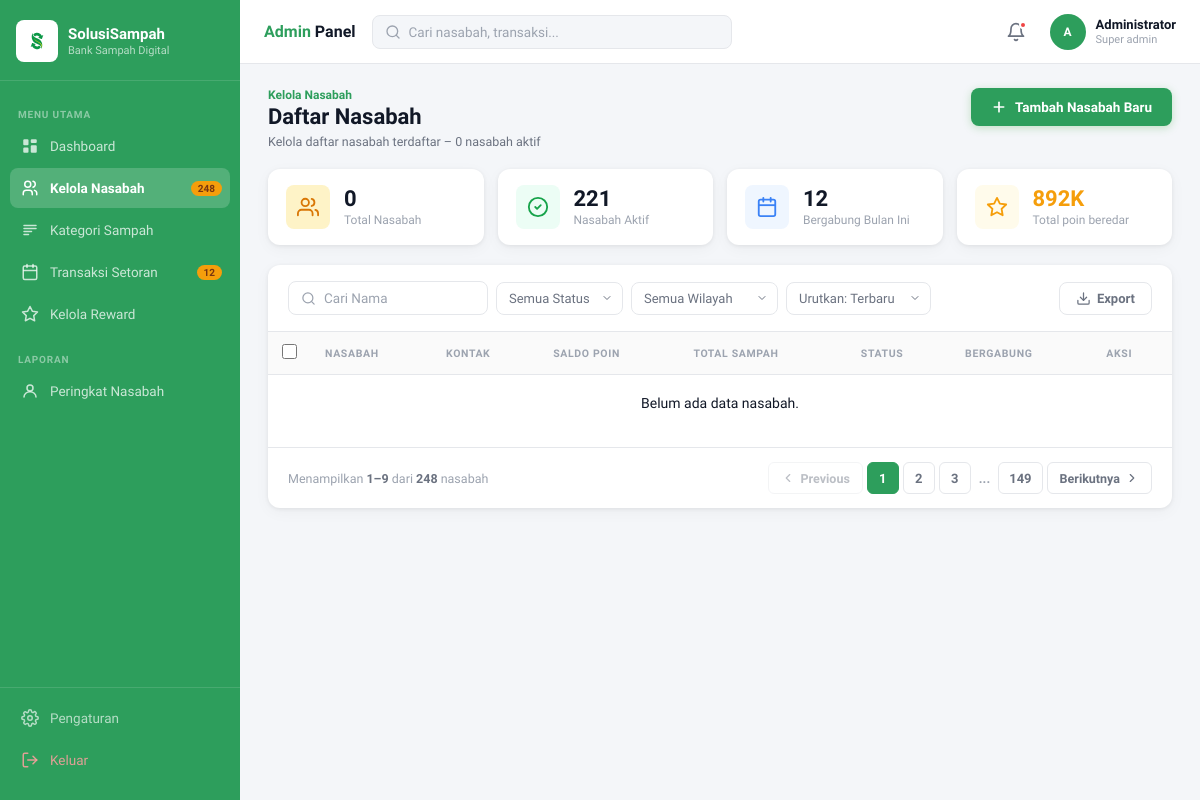
The page /admin/kelola_nasabah.php (signed in) on the database as committed earlier.
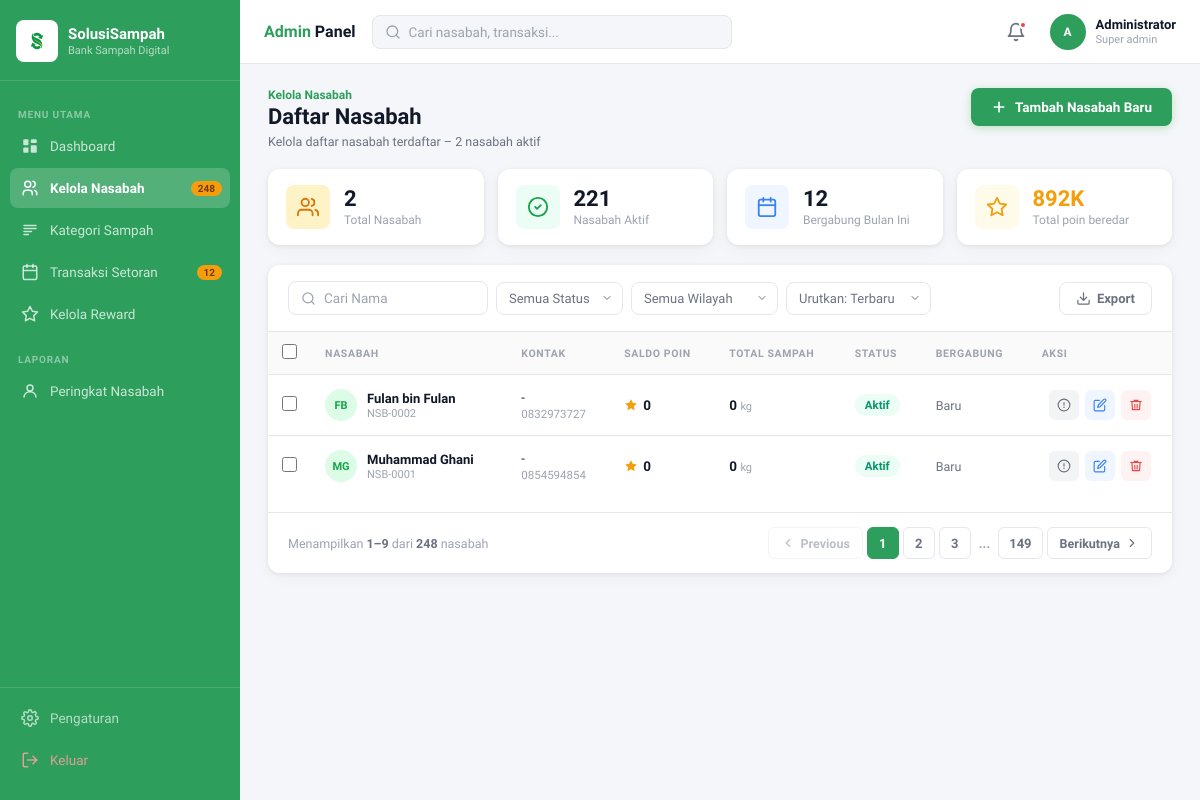
The same page on the database as committed later.
### tables this page shows
CREATE TABLE `nasabah` (
  `id_nasabah` int(11) NOT NULL,
  `id_account` int(11) NOT NULL,
  `nama_lengkap` varchar(100) DEFAULT NULL,
  `alamat` text DEFAULT NULL,
  `no_telp` varchar(15) DEFAULT NULL,
  `total_poin` int(11) DEFAULT 0
);

### admin/kelola_nasabah.php (the view, shortened to what the rows shown need)
<?php
include '../includes/config.php';
$query = "SELECT * FROM nasabah ORDER BY id_nasabah DESC";
$result = mysqli_query($conn, $query);
$total_nasabah = mysqli_num_rows($result);
?>
<!DOCTYPE html>
<html lang="id">
<head>
    <link rel="stylesheet" href="../css/dashboard_admin.css">
    <link rel="stylesheet" href="../css/kelola_nasabah.css">
</head>
<body>
<div class="app-wrapper">
    <?php $active_page = 'nasabah'; include '../includes/sidebar_admin.php'; ?>
    <div class="main-content">
        <div class="page-content">
            <div class="page-title-row">
                <div class="page-title-section">
                    <h1 class="page-title">Daftar Nasabah</h1>
                </div>
            </div>
            <div class="table-panel">
                <div class="table-wrapper">
                    <table class="data-table nasabah-table">
                        <thead>
                            <tr>
                                <th class="col-check">
                                    <input type="checkbox" class="cb-all">
                                </th>
                                <th>NASABAH</th>
                                <th>KONTAK</th>
                                <th>SALDO POIN</th>
                                <th>TOTAL SAMPAH</th>
                                <th>STATUS</th>
                                <th>BERGABUNG</th>
                                <th class="col-aksi">AKSI</th>
                            </tr>
                        </thead>
                        <tbody>
                            <?php
                            if ($total_nasabah > 0):
                                while ($row = mysqli_fetch_assoc($result)):
                                    $nama_parts = explode(' ', trim($row['nama_lengkap']));
                                    $initials = strtoupper(substr($nama_parts[0], 0, 1));
                                    if (count($nama_parts) > 1) {
                                        $initials .= strtoupper(substr($nama_parts[1], 0, 1));
                                    }
                            ?>
                            <tr>
                                <td class="col-check"><input type="checkbox"></td>
                                <td>
                                    <div class="nasabah-cell">
                                        <div class="nasabah-avatar" style="background-color:#DCFCE7; color:#16A34A;"><?php echo $initials; ?></div>
                                        <div class="nasabah-info">
                                            <span class="nasabah-name"><?php echo htmlspecialchars($row['nama_lengkap']); ?></span>
                                            <span class="nasabah-id">NSB-<?php echo str_pad($row['id_nasabah'], 4, '0', STR_PAD_LEFT); ?></span>
                                        </div>
                                    </div>
                                </td>
                                <td>
                                    <div class="kontak-cell">
                                        <span class="kontak-email"><?php echo htmlspecialchars($row['email'] ?? '-'); ?></span>
                                        <span class="kontak-phone"><?php echo htmlspecialchars($row['no_telp'] ?? '-'); ?></span>
                                    </div>
                                </td>
                                <td>
                                    <div class="poin-cell">
                                        <svg width="14" height="14" viewBox="0 0 24 24" fill="#F59E0B"><path d="M12 2l3.09 6.26L22 9.27l-5 4.87 1.18 6.88L12 17.77l-6.18 3.25L7 14.14 2 9.27l6.91-1.01L12 2z"/></svg>
                                        <span class="poin-value"><?php echo number_format($row['total_poin'], 0, ',', '.'); ?></span>
                                    </div>
                                </td>
                                <td class="sampah-cell">0 <span class="unit">kg</span></td>
                                <td><span class="status-badge aktif">Aktif</span></td>
                                <td class="bergabung-cell">Baru</td>
                                <td>
                                    <div class="aksi-cell">
                                        <a href="#" class="btn-aksi btn-detail" title="Detail">
                                        </a>
                                        <a href="#" class="btn-aksi btn-edit" title="Edit">
                                        </a>
                                        <a href="#" class="btn-aksi btn-delete" title="Hapus" onclick="return confirm('Yakin ingin menghapus nasabah ini?')">
                                        </a>
                                    </div>
                                </td>
                            </tr>
                            <?php
                                endwhile;
                            else:
                            ?>
                            <tr>
                                <td colspan="8" style="text-align: center; padding: 20px;">Belum ada data nasabah.</td>
                            </tr>
                            <?php endif; ?>
                        </tbody>
                    </table>
                </div>
            </div>
        </div>
    </div>
</div>
</body>
</html>

Rows that differ between the two databases and show on the page:
added nasabah: nama_lengkap "FB", nama_lengkap "Fulan bin Fulan", id_nasabah "0002", email "-", no_telp "0832973727", total_poin "0"
added nasabah: nama_lengkap "MG", nama_lengkap "Muhammad Ghani", id_nasabah "0001", email "-", no_telp "0854594854", total_poin "0"
Other text that changed with them:
$total_nasabah: "0" → "2"
text no longer shown: "Belum ada data nasabah."
